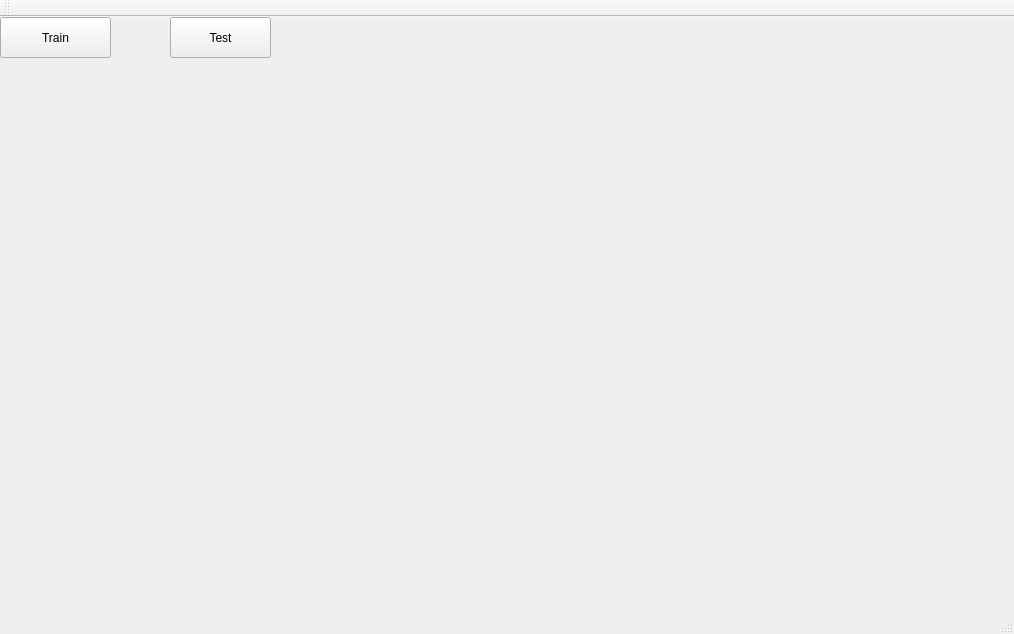
<?xml version="1.0" encoding="UTF-8"?>
<ui version="4.0">
 <class>MainWindow</class>
 <widget class="QMainWindow" name="MainWindow">
  <property name="geometry">
   <rect>
    <x>0</x>
    <y>0</y>
    <width>1014</width>
    <height>634</height>
   </rect>
  </property>
  <property name="windowTitle">
   <string>MainWindow</string>
  </property>
  <widget class="QWidget" name="centralWidget">
   <widget class="QPushButton" name="Train">
    <property name="geometry">
     <rect>
      <x>0</x>
      <y>0</y>
      <width>111</width>
      <height>41</height>
     </rect>
    </property>
    <property name="text">
     <string>Train</string>
    </property>
   </widget>
   <widget class="QPushButton" name="Test">
    <property name="geometry">
     <rect>
      <x>170</x>
      <y>0</y>
      <width>101</width>
      <height>41</height>
     </rect>
    </property>
    <property name="text">
     <string>Test</string>
    </property>
   </widget>
   <widget class="QLabel" name="DisplayImageLabel">
    <property name="geometry">
     <rect>
      <x>520</x>
      <y>90</y>
      <width>391</width>
      <height>291</height>
     </rect>
    </property>
    <property name="text">
     <string/>
    </property>
   </widget>
   <widget class="QLabel" name="label">
    <property name="geometry">
     <rect>
      <x>60</x>
      <y>60</y>
      <width>261</width>
      <height>81</height>
     </rect>
    </property>
    <property name="text">
     <string/>
    </property>
   </widget>
  </widget>
  <widget class="QMenuBar" name="menuBar">
   <property name="geometry">
    <rect>
     <x>0</x>
     <y>0</y>
     <width>1014</width>
     <height>23</height>
    </rect>
   </property>
  </widget>
  <widget class="QToolBar" name="mainToolBar">
   <attribute name="toolBarArea">
    <enum>TopToolBarArea</enum>
   </attribute>
   <attribute name="toolBarBreak">
    <bool>false</bool>
   </attribute>
  </widget>
  <widget class="QStatusBar" name="statusBar"/>
 </widget>
 <layoutdefault spacing="6" margin="11"/>
 <resources/>
 <connections/>
</ui>
